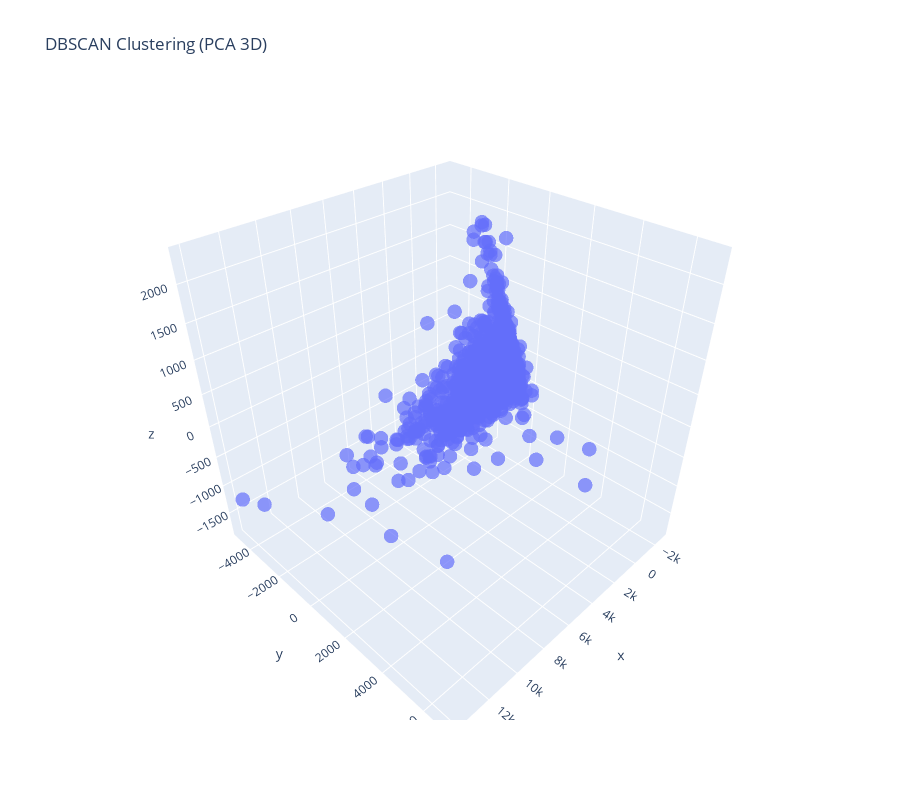

The notebook cell saved with this chart:
### Markdown cell above
<a id="kmeans"></a>
# <p style="background-color: #ff6200; font-family:calibri; color:white; font-size:140%; font-family:Verdana; text-align:center; border-radius:15px 50px;">7.1 | DBSCAN</p>
⬆️ [Tabel of Contents](#contents_tabel)

### Code cell
from sklearn.cluster import DBSCAN


# :small_blue_diamond: Executar DBSCAN
dbscan = DBSCAN(eps=0.5, min_samples=6)  # Ajuste eps e min_samples conforme necessário
clusters = dbscan.fit_predict(customer_data_pca)

# :small_blue_diamond: Criar DataFrame com os resultados
df = pd.DataFrame(customer_data_pca, columns=['PC1', 'PC2', 'PC3'])
df['Cluster'] = clusters

# :small_blue_diamond: Visualização 2D
plt.figure(figsize=(10, 6))
sns.scatterplot(x=df['PC1'], y=df['PC2'], hue=df['Cluster'], palette='tab10', alpha=0.7)
plt.title('DBSCAN Clustering (PCA 2D)')
plt.legend(title="Cluster")
plt.show()

# :small_blue_diamond: Visualização 3D com Plotly
fig = go.Figure()

for cluster in np.unique(clusters):
    cluster_data = df[df['Cluster'] == cluster]
    fig.add_trace(go.Scatter3d(
        x=cluster_data['PC1'], y=cluster_data['PC2'], z=cluster_data['PC3'],
        mode='markers',
        marker=dict(size=5, opacity=0.7),
        name=f'Cluster {cluster}'
    ))

fig.update_layout(title='DBSCAN Clustering (PCA 3D)', width=900, height=800)
fig.show()

### Figure 1 — Plotly figure (JSON) as saved in the notebook; plotly's stock layout.template omitted (floating-point values rounded to 4 significant figures; data arrays with more than 128 entries replaced by an {"elided": "..."} marker saying what was removed)
{"data": [{"marker": {"opacity": 0.7, "size": 5}, "mode": "markers", "name": "Cluster -1", "type": "scatter3d", "x": {"elided": "4067 float values"}, "y": {"elided": "4067 float values"}, "z": {"elided": "4067 float values"}}], "layout": {"height": 800, "title": {"text": "DBSCAN Clustering (PCA 3D)"}, "width": 900}}
